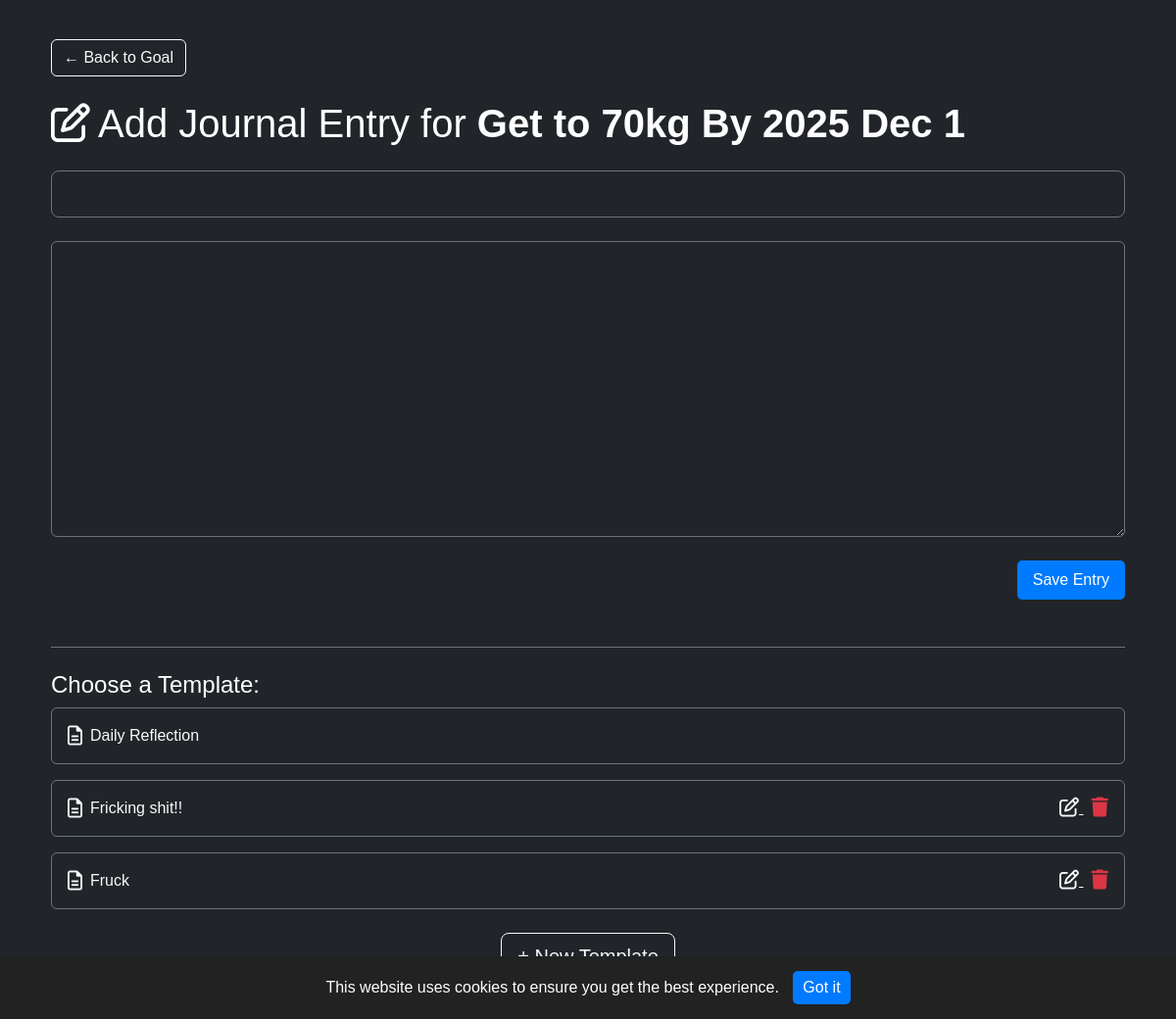
/goals/14/journal/new/ (signed in), run on the app's committed database.
### core/models.py (models this page shows, shortened)
class Goal(models.Model):
    user = models.ForeignKey(User, on_delete=models.CASCADE)
    title = models.CharField(max_length=200)
    description = models.TextField(blank=True)
    created_at = models.DateTimeField(auto_now_add=True)

class PromptTemplate(models.Model):
    user = models.ForeignKey(User, on_delete=models.CASCADE)
    title = models.CharField(max_length=100)  # <-- Title field
    content = models.TextField()  # <-- Big free text field

### core/views.py (the view)
# urls.py: path('goals/<int:goal_id>/journal/new/', views.add_journal_entry, name='add_journal'),
@login_required
def add_journal_entry(request, goal_id):
    goal = get_object_or_404(Goal, id=goal_id, user=request.user)
    if request.method == 'POST':
        print("✅ FORM SUBMIT DETECTED")
        form = JournalEntryForm(request.POST)
        if form.is_valid():
            journal = form.save(commit=False)
            journal.goal = goal
            journal.user = request.user
            journal.save()
            return redirect('goal_detail', goal_id=goal.id)
    else:
        form = JournalEntryForm()
    templates = PromptTemplate.objects.filter(user=request.user)
    return render(request, 'add_journal.html', {
        'form': form,
        'goal': goal,
        'templates': templates,
        'default_template': DEFAULT_TEMPLATE
    })

### core/forms.py
class JournalEntryForm(forms.ModelForm):
    class Meta:
        model = JournalEntry
        fields = ['title', 'content']
    def __init__(self, *args, **kwargs):
        super(JournalEntryForm, self).__init__(*args, **kwargs)
        self.fields['content'].initial = ""  # ⬅️ Now it's empty
        self.fields['content'].widget.attrs.update({
            'rows': 15,
            'class': 'form-control',
        })
        self.fields['title'].widget.attrs.update({
            'class': 'form-control',
            'placeholder': 'Enter a short title, e.g. "Gym Check-In"'
        })

### core/templates/add_journal.html (shortened to what this page needs)
{% extends 'base.html' %}
{% block content %}
<div class="container">
  <a href="{% url 'goal_detail' goal.id %}" class="btn btn-outline-light mb-4">← Back to Goal</a>
  <h1 class="mb-4"><i class="fa-regular fa-pen-to-square me-2"></i>Add Journal Entry for <strong>{{ goal.title }}</strong></h1>
  <form method="POST" action="{% url 'add_journal' goal.id %}">
    <input type="text" name="title"
           class="form-control form-control-lg mb-4 bg-dark text-light border-secondary"
           placeholder="Enter a short title"
           value="{{ form.title.value|default_if_none:'' }}" required>
    <textarea name="content"
              class="form-control bg-dark text-light border-secondary"
              rows="12"
              placeholder="Write your journal entry..." required>{{ form.content.value|default_if_none:'' }}</textarea>
    <div class="text-end mt-4">
      <button type="submit" class="btn btn-primary">Save Entry</button>
    </div>
  </form>
  <div class="mt-5 pt-4 border-top border-secondary">
    <h4>Choose a Template:</h4>
<div class="card template-card bg-dark border-secondary mb-3"
data-content="{{ default_template.content|escapejs }}">
<div class="card-body d-flex justify-content-between align-items-center">
<div class="d-flex align-items-center text-light">
 <i class="fa-regular fa-file-lines me-2 fa-lg"></i>
 <span>{{ default_template.title }}</span>
</div>
</div>
</div>
{% for template in templates %}
<div class="card template-card bg-dark border-secondary mb-3"
data-content="{{ template.content|escapejs }}">
<div class="card-body d-flex justify-content-between align-items-center">
<div class="d-flex align-items-center text-light">
 <i class="fa-regular fa-file-lines me-2 fa-lg"></i>
 <span>{{ template.title }}</span>
</div>
<div>
 <a href="{% url 'edit_prompt_template' template.id %}" class="text-light me-2" title="Edit">
   <i class="fa-regular fa-pen-to-square fa-lg"></i>
 </a>
 <a href="#" class="text-danger" data-bs-toggle="modal" data-bs-target="#deleteTemplateModal-{{ template.id }}" title="Delete">
   <i class="fa-solid fa-trash fa-lg"></i>
 </a>
</div>
</div>
</div>
{% endfor %}
    <div class="text-center mt-4">
      <a href="{% url 'create_template' %}" class="btn btn-outline-light btn-lg">+ New Template</a>
    </div>
  </div>
</div>
{% endblock %}

### core/templates/base.html (style rules this page uses)
body { font-family: sans-serif; background-color: #212529; color: white; padding: 40px; }
input, textarea, select { width: 100%; padding: 10px; margin-top: 5px; margin-bottom: 20px; background-color: #222; color: white; border: 1px solid #555; }
button:not(.btn-danger):not(.btn-secondary):not(.btn-outline-light):not(.btn-outline-danger), .btn:not(.btn-danger):not(.btn-secondary):not(.btn-outline-light):not(.btn-outline-danger) { background-color: #007bff; color: white; padding: 8px 16px; text-decoration: none; border: none; border-radius: 5px; cursor: pointer; }

### core/templates/add_journal.html (style rules this page uses)
.template-card { cursor: pointer; transition: transform 0.2s ease-in-out, background-color 0.2s ease-in-out; }

### data on the page
Goal: title "Get to 70kg By 2025 Dec 1"
PromptTemplate: title "Fricking shit!!"
PromptTemplate: title "Fruck"

### other printed values
{{ default_template.title }} "Daily Reflection"
